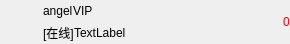
<?xml version="1.0" encoding="UTF-8"?>
<ui version="4.0">
 <class>friendWidget</class>
 <widget class="QWidget" name="friendWidget">
  <property name="geometry">
   <rect>
    <x>0</x>
    <y>0</y>
    <width>290</width>
    <height>44</height>
   </rect>
  </property>
  <property name="sizePolicy">
   <sizepolicy hsizetype="Preferred" vsizetype="Fixed">
    <horstretch>0</horstretch>
    <verstretch>0</verstretch>
   </sizepolicy>
  </property>
  <property name="minimumSize">
   <size>
    <width>0</width>
    <height>40</height>
   </size>
  </property>
  <property name="maximumSize">
   <size>
    <width>16777215</width>
    <height>44</height>
   </size>
  </property>
  <property name="windowTitle">
   <string>Form</string>
  </property>
  <property name="styleSheet">
   <string notr="true"/>
  </property>
  <layout class="QHBoxLayout" name="horizontalLayout_3">
   <property name="spacing">
    <number>0</number>
   </property>
   <property name="leftMargin">
    <number>0</number>
   </property>
   <property name="topMargin">
    <number>0</number>
   </property>
   <property name="rightMargin">
    <number>0</number>
   </property>
   <property name="bottomMargin">
    <number>0</number>
   </property>
   <item>
    <widget class="QLabel" name="headLabel">
     <property name="sizePolicy">
      <sizepolicy hsizetype="Preferred" vsizetype="Preferred">
       <horstretch>0</horstretch>
       <verstretch>0</verstretch>
      </sizepolicy>
     </property>
     <property name="minimumSize">
      <size>
       <width>43</width>
       <height>43</height>
      </size>
     </property>
     <property name="maximumSize">
      <size>
       <width>43</width>
       <height>11111111</height>
      </size>
     </property>
     <property name="styleSheet">
      <string notr="true"/>
     </property>
     <property name="text">
      <string/>
     </property>
    </widget>
   </item>
   <item>
    <widget class="QWidget" name="widget" native="true">
     <property name="styleSheet">
      <string notr="true"/>
     </property>
     <layout class="QVBoxLayout" name="verticalLayout">
      <property name="spacing">
       <number>0</number>
      </property>
      <property name="leftMargin">
       <number>0</number>
      </property>
      <property name="topMargin">
       <number>0</number>
      </property>
      <property name="rightMargin">
       <number>0</number>
      </property>
      <property name="bottomMargin">
       <number>0</number>
      </property>
      <item>
       <layout class="QHBoxLayout" name="horizontalLayout">
        <item>
         <widget class="QLabel" name="nameLabel">
          <property name="styleSheet">
           <string notr="true">border:0;</string>
          </property>
          <property name="text">
           <string>angel</string>
          </property>
         </widget>
        </item>
        <item>
         <widget class="QLabel" name="vipLabel">
          <property name="styleSheet">
           <string notr="true">border:0;
</string>
          </property>
          <property name="text">
           <string>VIP     </string>
          </property>
         </widget>
        </item>
        <item>
         <spacer name="horizontalSpacer">
          <property name="orientation">
           <enum>Qt::Horizontal</enum>
          </property>
          <property name="sizeHint" stdset="0">
           <size>
            <width>40</width>
            <height>20</height>
           </size>
          </property>
         </spacer>
        </item>
       </layout>
      </item>
      <item>
       <layout class="QHBoxLayout" name="horizontalLayout_2">
        <property name="spacing">
         <number>0</number>
        </property>
        <item>
         <widget class="QLabel" name="stateLabel">
          <property name="text">
           <string>[在线]</string>
          </property>
         </widget>
        </item>
        <item>
         <widget class="QLabel" name="signatrueLabel">
          <property name="text">
           <string>TextLabel</string>
          </property>
         </widget>
        </item>
        <item>
         <spacer name="horizontalSpacer_2">
          <property name="orientation">
           <enum>Qt::Horizontal</enum>
          </property>
          <property name="sizeHint" stdset="0">
           <size>
            <width>40</width>
            <height>20</height>
           </size>
          </property>
         </spacer>
        </item>
       </layout>
      </item>
     </layout>
    </widget>
   </item>
   <item>
    <widget class="QLabel" name="mesLab">
     <property name="styleSheet">
      <string notr="true">color:red;</string>
     </property>
     <property name="text">
      <string>0</string>
     </property>
    </widget>
   </item>
  </layout>
 </widget>
 <resources/>
 <connections/>
</ui>
